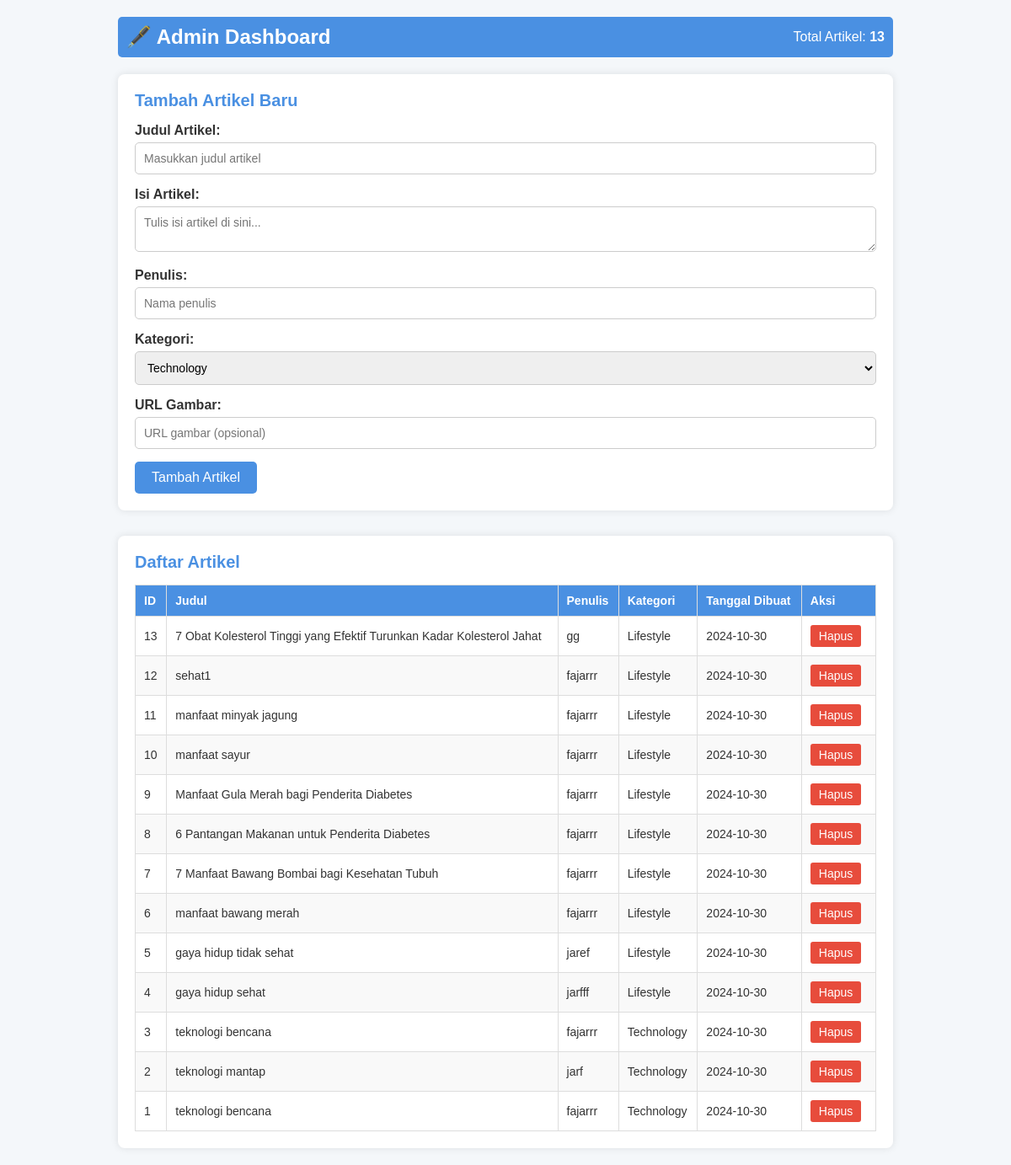
The app's page /dashboard/admin_dashboard.php with its own data.
### tables this page shows
CREATE TABLE `posts` (
  `id` int(11) NOT NULL,
  `title` varchar(255) NOT NULL,
  `content` text NOT NULL,
  `author` varchar(100) NOT NULL,
  `category_id` int(11) DEFAULT NULL,
  `created_at` timestamp NOT NULL DEFAULT current_timestamp(),
  `views` int(11) DEFAULT 0,
  `image_url` varchar(255) DEFAULT NULL
);

CREATE TABLE `categories` (
  `id` int(11) NOT NULL,
  `name` varchar(50) NOT NULL
);

### dashboard/admin_dashboard.php (the view, shortened to what this page needs)
<?php
$host = 'localhost';
$dbname = 'blog_db';
$username = 'root';
$password = '';
try {
    $pdo = new PDO("mysql:host=$host;dbname=$dbname", $username, $password);
    $pdo->setAttribute(PDO::ATTR_ERRMODE, PDO::ERRMODE_EXCEPTION);
} catch (PDOException $e) {
    die("Connection failed: " . $e->getMessage());
}
$articles = $pdo->query("SELECT posts.id, posts.title, posts.author, posts.created_at, categories.name AS category FROM posts JOIN categories ON posts.category_id = categories.id ORDER BY posts.created_at DESC");
$totalArticles = $pdo->query("SELECT COUNT(*) FROM posts")->fetchColumn();
?>
<!doctype html>
<html lang="en">
<head>
    <link rel="stylesheet" href="dashboad.css">
</head>
<body>
    <div class="dashboard">
        <header>
            <h1>🖋️ Admin Dashboard</h1>
            <p>Total Artikel: <span class="total-articles"><?= $totalArticles ?></span></p>
        </header>
        <section class="form-section">
            <h2>Tambah Artikel Baru</h2>
            <form action="admin_dashboard.php" method="POST" class="form">
                <div class="form-group">
                    <label for="title">Judul Artikel:</label>
                    <input type="text" id="title" name="title" placeholder="Masukkan judul artikel" required>
                </div>
                <div class="form-group">
                    <label for="content">Isi Artikel:</label>
                    <textarea id="content" name="content" placeholder="Tulis isi artikel di sini..." required></textarea>
                </div>
                <div class="form-group">
                    <label for="author">Penulis:</label>
                    <input type="text" id="author" name="author" placeholder="Nama penulis" required>
                </div>
                <div class="form-group">
                    <label for="category_id">Kategori:</label>
                    <select id="category_id" name="category_id" required>
                        <?php
                        $categories = $pdo->query("SELECT * FROM categories");
                        foreach ($categories as $category) {
                            echo "<option value='" . $category['id'] . "'>" . $category['name'] . "</option>";
                        }
                        ?>
                    </select>
                </div>
                <div class="form-group">
                    <label for="image_url">URL Gambar:</label>
                    <input type="text" id="image_url" name="image_url" placeholder="URL gambar (opsional)">
                </div>
                <button type="submit" class="submit-button">Tambah Artikel</button>
            </form>
        </section>
        <section class="table-section">
            <h2>Daftar Artikel</h2>
            <table class="article-table">
                <thead>
                    <tr>
                        <th>ID</th>
                        <th>Judul</th>
                        <th>Penulis</th>
                        <th>Kategori</th>
                        <th>Tanggal Dibuat</th>
                        <th>Aksi</th>
                    </tr>
                </thead>
                <tbody>
                    <?php foreach ($articles as $article): ?>
                        <tr>
                            <td><?= htmlspecialchars($article['id']) ?></td>
                            <td><?= htmlspecialchars($article['title']) ?></td>
                            <td><?= htmlspecialchars($article['author']) ?></td>
                            <td><?= htmlspecialchars($article['category']) ?></td>
                            <td><?= htmlspecialchars(date('Y-m-d', strtotime($article['created_at']))) ?></td>
                            <td>
                                <form action="delete_article.php" method="POST" style="display:inline;">
                                    <button type="submit" class="delete-button">Hapus</button>
                                </form>
                            </td>
                        </tr>
                    <?php endforeach; ?>
                </tbody>
            </table>
        </section>
    </div>
</body>
</html>

### dashboard/dashboad.css (style rules this page uses)
* { box-sizing: border-box; margin: 0; padding: 0; font-family: Arial, sans-serif; }
body { background-color: #f4f7fa; color: #333; }
.dashboard { width: 80%; margin: auto; padding: 20px; }
header { display: flex; justify-content: space-between; align-items: center; margin-bottom: 20px; padding: 10px; background-color: #4a90e2; color: #fff; border-radius: 5px; }
header h1 { font-size: 24px; }
header .total-articles { font-weight: bold; }
.form-section { background: #fff; padding: 20px; margin-bottom: 30px; box-shadow: 0px 0px 10px rgba(0, 0, 0, 0.1); border-radius: 8px; }
.form-section h2 { font-size: 20px; color: #4a90e2; margin-bottom: 15px; }
.form-group { margin-bottom: 15px; }
.form-group label { display: block; margin-bottom: 5px; font-weight: bold; color: #333; }
.form-group input, .form-group select, .form-group textarea { width: 100%; padding: 10px; border: 1px solid #ccc; border-radius: 5px; font-size: 14px; }
textarea { resize: vertical; }
.submit-button { background-color: #4a90e2; color: #fff; padding: 10px 20px; border: none; border-radius: 5px; font-size: 16px; cursor: pointer; transition: background 0.3s; }
.table-section { background: #fff; padding: 20px; box-shadow: 0px 0px 10px rgba(0, 0, 0, 0.1); border-radius: 8px; }
.table-section h2 { font-size: 20px; color: #4a90e2; margin-bottom: 15px; }
.article-table { width: 100%; border-collapse: collapse; margin-top: 15px; }
.article-table th, .article-table td { padding: 10px; border: 1px solid #ddd; text-align: left; font-size: 14px; }
.article-table th { background-color: #4a90e2; color: #fff; font-weight: bold; }
.article-table tr:nth-child(even) { background-color: #f9f9f9; }
.delete-button, .edit-button { background-color: #e74c3c; color: #fff; padding: 5px 10px; border: none; border-radius: 3px; font-size: 14px; cursor: pointer; margin-right: 5px; transition: background 0.3s; }

### records on screen
posts: id "13", title "7 Obat Kolesterol Tinggi yang Efektif Turunkan Kadar Kolesterol Jahat", author "gg", category.name "Lifestyle", created_at "2024-10-30"
posts: id "12", title "sehat1", author "fajarrr", category.name "Lifestyle", created_at "2024-10-30"
posts: id "11", title "manfaat minyak jagung", author "fajarrr", category.name "Lifestyle", created_at "2024-10-30"
posts: id "10", title "manfaat sayur", author "fajarrr", category.name "Lifestyle", created_at "2024-10-30"
posts: id "9", title "Manfaat Gula Merah bagi Penderita Diabetes", author "fajarrr", category.name "Lifestyle", created_at "2024-10-30"
posts: id "8", title "6 Pantangan Makanan untuk Penderita Diabetes", author "fajarrr", category.name "Lifestyle", created_at "2024-10-30"
posts: id "7", title "7 Manfaat Bawang Bombai bagi Kesehatan Tubuh", author "fajarrr", category.name "Lifestyle", created_at "2024-10-30"
posts: id "6", title "manfaat bawang merah", author "fajarrr", category.name "Lifestyle", created_at "2024-10-30"
posts: id "5", title "gaya hidup tidak sehat", author "jaref", category.name "Lifestyle", created_at "2024-10-30"
posts: id "4", title "gaya hidup sehat", author "jarfff", category.name "Lifestyle", created_at "2024-10-30"
posts: id "3", title "teknologi bencana", author "fajarrr", category.name "Technology", created_at "2024-10-30"
posts: id "2", title "teknologi mantap", author "jarf", category.name "Technology", created_at "2024-10-30"
posts: id "1", title "teknologi bencana", author "fajarrr", category.name "Technology", created_at "2024-10-30"

### other values on screen
$totalArticles "13"
form field category_id "Technology"
